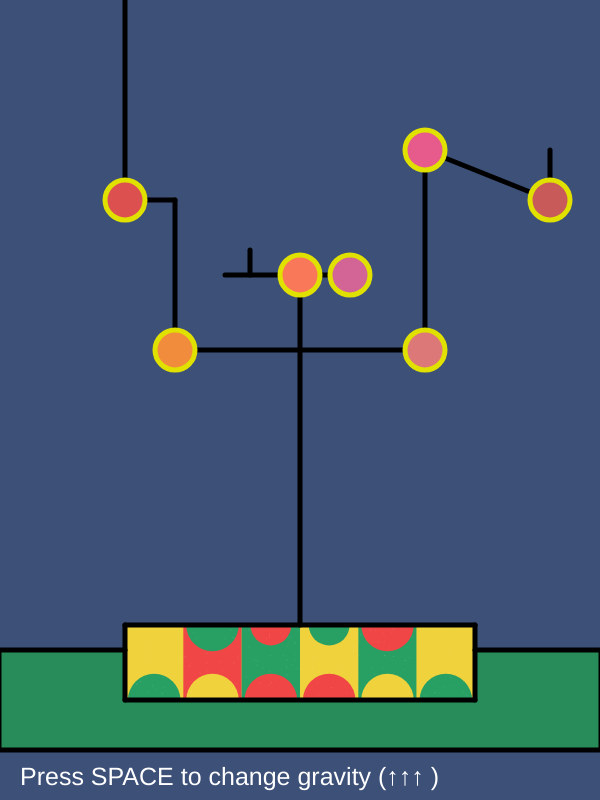
Frame 1 (no input)
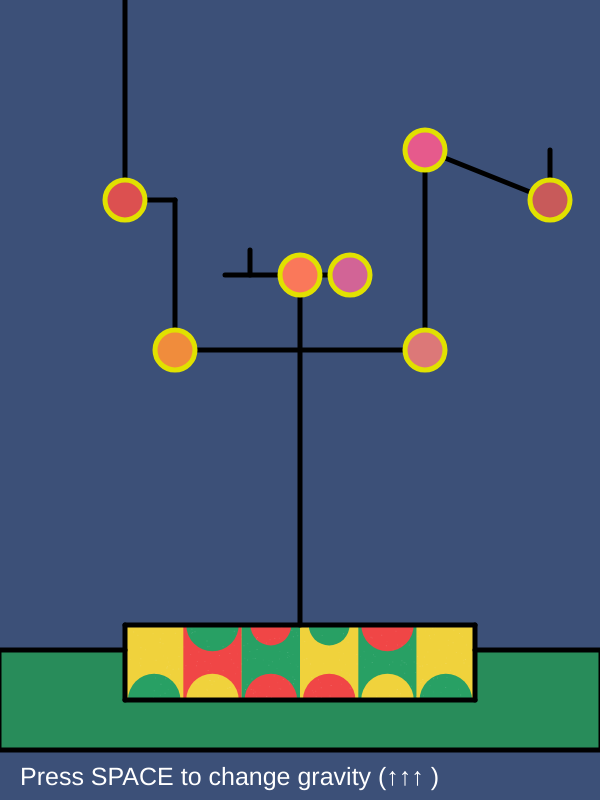
Frame 60 (no input)
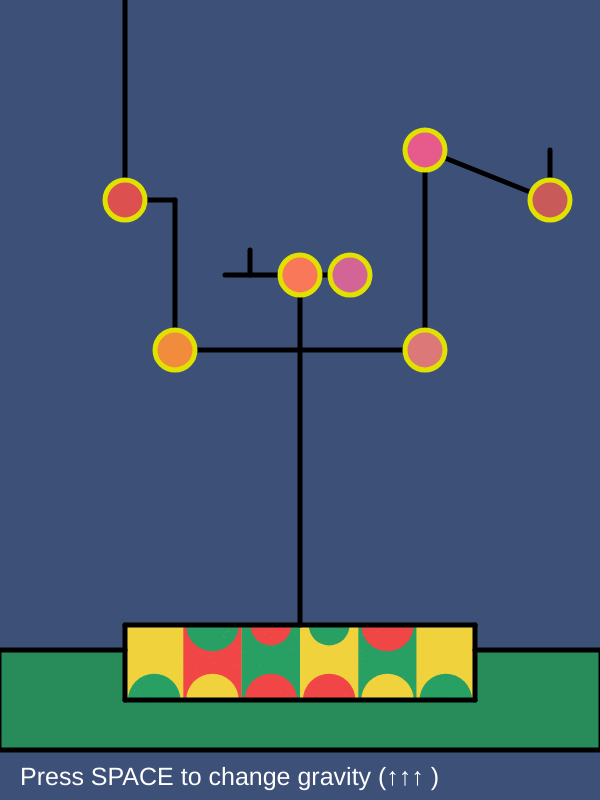
Frame 120 (the mouse pressed at the canvas centre since frame 60)

The p5.js sketch that drew these frames (run headless with seeded random() and noise() and a simulated clock; from frame 60 on, the mouse is pressed at the canvas centre):

// p5.js sketch
// ── sketch.js
const DESIGN_H = 800;
const DESIGN_W = 600;

let branches = [];
let apples = [];
let gravity = 0.2;
let gravityDirection = 1;
let ground = 750;
let topY = 20;

class Segment{
  constructor(x1,y1,x2,y2){
    this.x1 = x1;
    this.y1 = y1;
    this.x2 = x2;
    this.y2 = y2;
  }
  
  draw(){
    stroke(0);
    strokeWeight(5)
    // ↑ branches' color(数值的颜色和粗细，之后做动画的时候可以调整)
    line(this.x1,this.y1,this.x2,this.y2);
  }
}

class Apple {
  constructor(x,y,color){
    this.stratX = x;
    this.stratY = y;
    this.x = x;
    this.y = y;
    this.dropSpeed = 0;
    this.color = color;
    this.state = "waiting";
    this.timer = 0; 
  }     
  reset(){
    //back to the tree.
    this.x = this.stratX;
    this.y = this.stratY;
    this.dropSpeed = 0;
    this.state = "waiting";
    this.timer = 0;
  }
  update(){
    if (this.state ==="waiting"){
      this.timer++;
      if(this.timer > 120){
        this.state = "falling";
        this.timer = 0;
      }
    } else if (this.state ==="falling"){
      this.dropSpeed += gravity * gravityDirection;
      this.y += this.dropSpeed;
    
    if(gravityDirection === 1 && this.y >= ground){
      this.y = ground;
      this.state = "landed";
      this.dropSpeed = 0;
      this.timer = 0;
    } else if (gravityDirection === -1 && this.y <=topY){
      this.y = topY;
      this.state = "landed";
      this.dropSpeed = 0;
      this.timer = 0;
    }
  }
      else if (this.state === "landed"){
        this.timer++;
        if(this.timer > 120){
          this.reset();
        }
      }
    }
  
  draw(){
    stroke(225,225,0);
    fill(this.color[0],this.color[1],this.color[2]);
    ellipse(this.x, this.y, 40, 40);
  }
}

function setup() {
  createCanvas(DESIGN_W, DESIGN_H); 
  frameRate(60);  

  branches.push(new Segment(125, 0, 125, 200));
  branches.push(new Segment(175, 200, 125, 200));
  branches.push(new Segment(175, 200, 175, 350));
  branches.push(new Segment(175, 350, 425, 350));
  branches.push(new Segment(425, 350, 425, 150));
  branches.push(new Segment(425, 150, 550, 200));
  branches.push(new Segment(550, 200, 550, 150));
  branches.push(new Segment(225, 275, 350, 275));
  branches.push(new Segment(250, 250, 250, 275));
  branches.push(new Segment(300, 275, 300, 625));
  branches.push(new Segment(0, 650, 125, 650));
  branches.push(new Segment(0, 750, 600, 750));
  branches.push(new Segment(475, 650, 600, 650));
  branches.push(new Segment(125, 700, 475, 700));
  branches.push(new Segment(125, 625, 475, 625));
  branches.push(new Segment(125, 625, 125, 700));
  branches.push(new Segment(475, 625, 475, 700));
  

  const appleSeeds = [
    { x:125, y:200, color:[220, 80, 80] },
    { x:175, y:350, color:[240,140,60] },
    { x:425, y:350, color:[220,120,120] },
    { x:425, y:150, color:[230,90,140] },
    { x:550, y:200, color:[200,90,90] },
    { x:300, y:275, color:[250,120,90] },
    { x:350, y:275, color:[210,100,150] },
  ];

  for (let S of appleSeeds){
    apples.push(new Apple(S.x,S.y,S.color));
  }
}

function draw(){
  //base background
  background(60,80,120);
  noStroke();
  fill(40,140,90);
  rect(0,650,600,100);
  stroke(0);
  strokeWeight(3);
  noFill();
  rect(0,650,600,100);
  noStroke();

  //yellow base
  fill(240,210,60);
  stroke(0);
  strokeWeight(2.5);
  rect(125,625,350,75);
  noStroke();

  //colorfull rects
  const colors = [
    color(240,210,60),
    color(240,70,70),
    color(40,160,100),
    color(240,210,60),
    color(40,160,100),
    color(240,210,60)
  ];
  const startX = 125;
  const startY = 625;
  const boxW = 350 / 6;
  const boxH = 75;
  for (let i = 0; i < 6; i++){
    fill(colors[i]);
    rect(startX + i * boxW, startY, boxW, boxH);
  }
  
  const bottomColors = [
    color(40,160,100),
    color(240,210,60),
    color(240,70,70),
    color(240,70,70),
    color(240,210,60),
    color(40,160,100)
  ];
  for (let i = 0; i < 6; i++){
    let cx = startX + i * boxW + boxW / 2;
    let cy = startY + boxH;
    let r = boxW * 0.9;
    fill(bottomColors[i]);
    arc(cx, cy, r, r, PI, 0);
  }

  const topColors = [
    color(40, 160, 100),
    color(240, 70, 70),
    color(40, 160, 100),
    color(240, 70, 70)
  ];
  const topCenters = [
    startX + boxW * 1.5,
    startX + boxW * 2.5,
    startX + boxW * 3.5,
    startX + boxW * 4.5
  ];
  for (let i = 0; i < 4; i++){
    let cx = topCenters[i];
    let cy = startY;
    let r = (i === 1 || i === 2) ? boxW * 0.7 : boxW * 0.9;
    fill(topColors[i]);
    arc(cx,cy,r,r,0,PI);
  }

  noStroke();
  for (let i = 0; i < 300; i++){
    fill(255,255,255,random(10,40));
    rect(random(125,475),random(625,700), 1, 1);
  }

  for (let branch of branches ){
    branch.draw(); 
  }

  for (let a of apples){
    a.update();
    a.draw();
  }
  
  noStroke();
  fill(255);
  textSize(25);
  if(gravityDirection === 1){
    text("Press SPACE to change gravity (↑↑↑ )",20,785);
  }else{
    text("Press SPACE to change gravity (↓↓↓)",20,785);
  }
}

function keyPressed(){
  if (key === ' '){
    gravityDirection *= -1;
    for (let a of apples){
      a.reset();
    } 
  }
}
